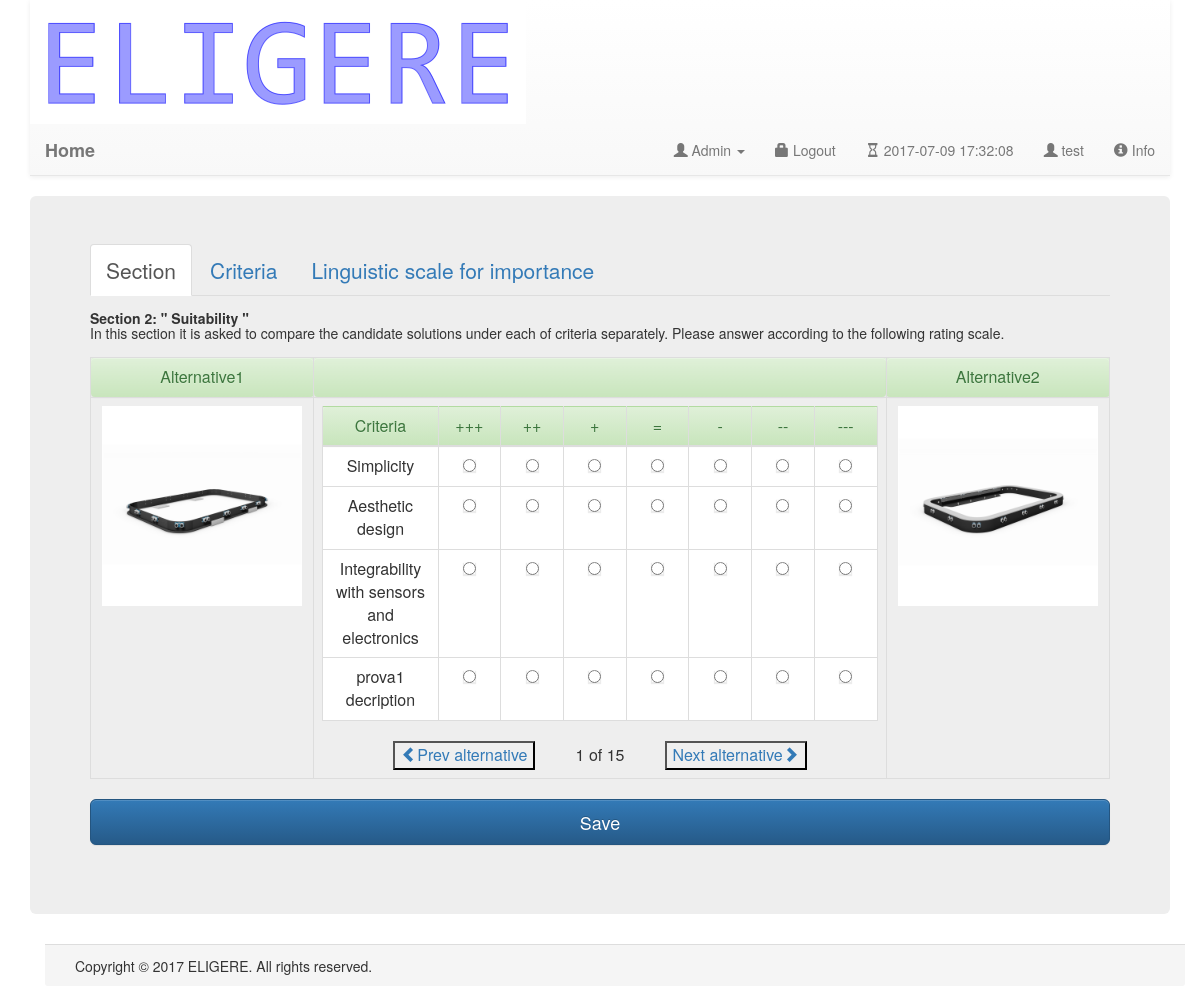
The page /getSuitabilityGood.php (signed in) on the database its author committed.
### tables this page shows
CREATE TABLE `alternative` (
  `id` int(11) NOT NULL,
  `name` char(20) NOT NULL,
  `description` text NOT NULL,
  `date_insert` date NOT NULL,
  `questionnaire_id` int(11) NOT NULL,
  `user_id` char(30) NOT NULL,
  `dir_path` char(50) NOT NULL,
  `dir_path_file` char(100) NOT NULL
);

CREATE TABLE `linguistic_scale` (
  `id` int(11) NOT NULL,
  `description` char(50) NOT NULL,
  `simbol` char(10) NOT NULL,
  `num` int(11) NOT NULL
);

CREATE TABLE `criteria` (
  `id` int(11) NOT NULL,
  `name` char(20) NOT NULL,
  `description` text NOT NULL,
  `date_insert` date NOT NULL,
  `quest_id` int(11) NOT NULL
);

### getDataFromDataBase.php (called while the page is built, shortened)
<?php
function getLinguisticScale($conn) {
	$questArray = array ();
	$query = "SELECT * FROM linguistic_scale";
	$result = $conn->query ( $query );
	if ($result->num_rows > 0) {
		while ( $row = $result->fetch_assoc () ) {
			$objLinguisticScale = new LinguisticScale ();
			$objLinguisticScale->id = $row ['id'];
			$objLinguisticScale->simbol = $row ['simbol'];
			$objLinguisticScale->description = $row ['description'];
			array_push ( $questArray, $objLinguisticScale );
		}
	} else {
	}
	return $questArray;
}
function getAllCriteriaByQuestId($conn, $quest_id) {
	if (isset ( $quest_id ) && $quest_id > 0) {
		$query = "SELECT * FROM criteria where quest_id = " . $quest_id . "";
		$result = $conn->query ( $query );
		$criteriaArray = array ();
		if ($result->num_rows > 0) {
			while ( $row = $result->fetch_assoc () ) {
				$objCriteria = new Criteria ();
				$objCriteria->id = $row ['id'];
				$objCriteria->name = $row ['name'];
				$objCriteria->description = $row ['description'];
				$objCriteria->quest_id = $row ['quest_id'];
				array_push ( $criteriaArray, $objCriteria );
			}
		} else {
		}
		return $criteriaArray;
	} else {
		return new Criteria ();
	}
}
function getAllAlternativeByQuestID($conn, $quest_id) {
	$queryAltByQuestId = "SELECT * FROM alternative where questionnaire_id = $quest_id";
	$resultAlt = $conn->query ( $queryAltByQuestId );
	$alternativeArray = array ();
	if ($resultAlt->num_rows > 0) {
		while ( $row = $resultAlt->fetch_assoc () ) {
			$objAlternative = new Alternative ();
			$objAlternative->id = $row ['id'];
			$objAlternative->name = $row ['name'];
			$objAlternative->description = $row ['description'];
			$objAlternative->quest_id = $row ['questionnaire_id'];
			$objAlternative->dir_path = $row ['dir_path'];
			$objAlternative->dir_path_file = $row ['dir_path_file'];
			array_push ( $alternativeArray, $objAlternative );
		}
	} else {
		echo "0 results";
	}
	return $alternativeArray;
}
?>

### util.php (called while the page is built)
<?php
	function factorial($num){
		$res = 1;
		for ($i=1;$i<=$num;$i++)
			$res=$res*$i;
		return $res;
	}
	function binomial_coeff($n,$k){
		return factorial($n)/(factorial($k)*factorial($n-$k));
	}
?>

### getSuitabilityGood.php (the view, shortened to what this page needs)
<?php
    include "connection.php";
	include "getDataFromDataBase.php";
	include "util.php";
	$arrayLinguisticScale = getLinguisticScale($conn);
	$criteriaArray        = getAllCriteriaByQuestId($conn,$_SESSION['questionnaire_id']);
	$arrayAlternative     = getAllAlternativeByQuestID($conn,$_SESSION['questionnaire_id']);
?>
<html lang="en">
  <body>
	<div class="container">
	    <?php include 'staticNavBar.php'; ?>
      <div class="jumbotron">
  <ul class="nav nav-tabs" role="tablist">
    <li role="presentation" class="active"><a href="#home" aria-controls="home" role="tab" data-toggle="tab">Section</a></li>
    <li role="presentation"><a href="#profile" aria-controls="profile" role="tab" data-toggle="tab">Criteria</a></li>
    <li role="presentation"><a href="#messages" aria-controls="messages" role="tab" data-toggle="tab">Linguistic scale for importance</a></li>
  </ul>
  <div class="tab-content">
    <div role="tabpanel" class="tab-pane active" id="home">
	 		 		<p> <h5>
			 		 	<b></>Section 2: " Suitability " </b><br>
						In this section it is asked to compare the candidate solutions under each of criteria separately.
						Please answer according to the following rating scale.
					</h5></p>
    </div>
				    <?php
				   	    $criteriaArray = getAllCriteriaByQuestId($conn,$_SESSION['questionnaire_id']);
				    ?>
	<div class="row">
    <div class="row">
  	<div class="col-md-12">
	<div class="container">
	    <form class='form-horizontal' id = 'alternative_form' action='<?php $_PHP_SELF ?>' method='POST'>
	    <div id="myCarousel" class="carousel slide" data-ride="carousel" data-interval="0">
	    <div class="carousel-inner" role="listbox">
	    	<?php
				$num_alt = count($arrayAlternative);
				$total_compar = binomial_coeff($num_alt,2);
				$counter = 1;
				$f=1;
				foreach ($arrayAlternative as $alt1) {
					foreach ($arrayAlternative as $alt2) {
						if( $alt2->id > $alt1->id){
							try {
								$src1='';
								$src2='';
								$scanDirAlt1 = scandir($alt1->dir_path);
								$scanDirAlt2 = scandir($alt2->dir_path);
								$numAlt1 = count($scanDirAlt1);
								$numAlt2 = count($scanDirAlt2);
								if($numAlt1>2)
									$src1 = $alt1->dir_path."/".scandir($alt1->dir_path)[2];
								if($numAlt2>2)
									$src2 = $alt2->dir_path."/".scandir($alt2->dir_path)[2];
							} catch (Exception $e) {
							}
							if($counter == 1)
								echo "<div class='item active'>";
							else
								echo "<div class='item'>";
							echo "<table class='table table-hover text-center table-bordered' >";
							echo "<tr><td class='alert alert-success text-center'> ". $alt1->name."</td>
									  <td class='alert alert-success text-center'>  </td>
									  <td class='alert alert-success text-center'> ". $alt2->name."  </td>
								  </tr>";
							echo "<tr>
										  <td >
											<img src='$src1' alt='$alt1->description' style='width:200px;height:200px;'>
										 </td>";
										 echo "<td> ";
										 echo " <table class='table text-center table-hover  table-bordered' >";
										 echo " <thead>
										   <tr class='alert alert-success' >
										   <td class='col-md-1'> Criteria   </td>";
										 if (isset($arrayLinguisticScale))
											foreach ($arrayLinguisticScale as $a){
												echo "<td class='col-md-1'> $a->simbol </td>";
										 }
										 echo "</thead>";
										 $count_quest = 1;
										 foreach ($criteriaArray as $cri) {
											echo "<tr>";
											echo "	<td>  $cri->description </td>";
											foreach ($arrayLinguisticScale as $value) {
												$r =  "r".(string)$count_quest;
												echo "<td>  <input type='radio' class='btn btn-primary'
												required='required' name='$f-$r'
												value='$value->id'/>
												</td>";
											}
    							 	echo "</tr>";
    							 	$count_quest = $count_quest + 1;
    							 }
    							 echo "</table>";
    							 echo "<a class='left' href='#myCarousel' role='button' data-slide='prev'>
    						<button type='submit'  >
    						<span class='glyphicon glyphicon-chevron-left'> </span>Prev alternative </button>
    						</a>";
    							 echo "&nbsp;&nbsp;&nbsp;&nbsp;&nbsp;&nbsp;&nbsp;&nbsp;".$counter." of ".$total_compar."&nbsp;&nbsp;&nbsp;&nbsp;&nbsp;&nbsp;&nbsp;&nbsp;";
    							 echo "<a class='right' href='#myCarousel' role='button' data-slide='next'>
    						<button type='submit'  >
    						Next alternative<span class='glyphicon glyphicon-chevron-right'> </span> </button>
    						</a>";
    							 echo "</td>";
    						echo "<td >
    							 <img src='$src2' alt='$alt2->description' style='width:200px;height:200px;'>
    				             </td></tr>";
    						echo " </table>";
    						echo "</div>";
							$counter = $counter+1;
							$f++;
						}
					}
				}
				?>
	    </div>
	  </div>
	  <input type='submit' name="saveArray" class='btn btn-lg btn-primary btn-block' value='Save ' />
	  </form>
	</div>
  	</div>
  </div>
	</div>
  </div>
</div>
  </body>
  <div class="container">
		<?php include 'footer.php'; ?>
  </div>
  </html>

### rows shown on the page
alternative: name "Alternative1"
alternative: name "Alternative2", alternative.dir_path (picture), dir_path (picture)
linguistic_scale: simbol "+++"
linguistic_scale: simbol "++"
linguistic_scale: simbol "+"
linguistic_scale: simbol "="
linguistic_scale: simbol "-"
linguistic_scale: simbol "--"
linguistic_scale: simbol "---"
criteria: description "Simplicity"
criteria: description "Aesthetic design"
criteria: description "Integrability with sensors and electronics"
criteria: description "prova1 decription"

### other values the page prints
$_SESSION['yourname_session'] "test"
